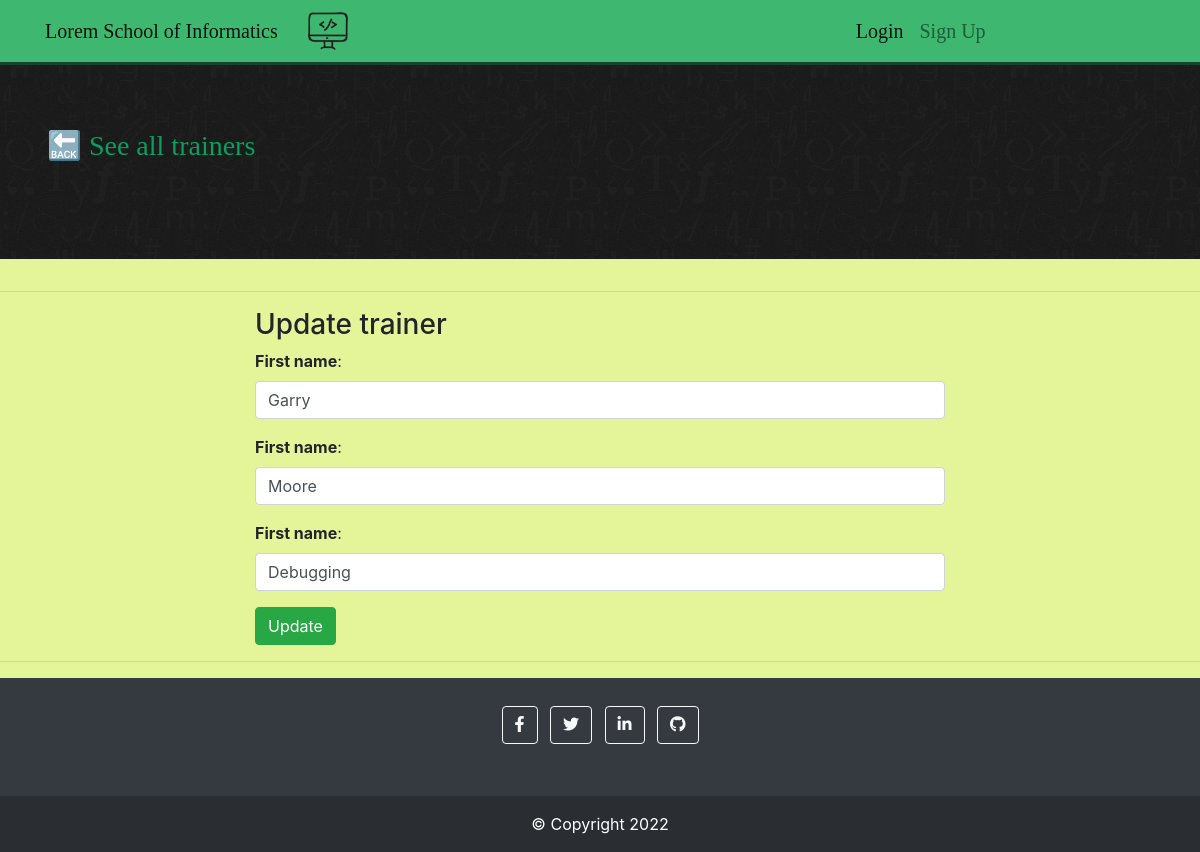
Screenshot of /trainer/update/16 with the database file from the repository.
### trainerapp/models.py (models this page shows)
class Trainer(models.Model):
    firstname = models.CharField(max_length=45)
    lastname = models.CharField(max_length=45)
    subject = models.CharField(max_length=45)

### trainerapp/views.py (the view, shortened to what this page needs)
# urls.py: path('update/<int:id>', views.update, name='update'),
def update(request, id):
    trainerToUpdate = Trainer.objects.get(id=id)
    context = {"trainer" : trainerToUpdate}
    return render(request, 'trainerapp/update.html', context)

### trainerapp/templates/trainerapp/update.html (shortened to what this page needs)
{% extends 'trainerapp/base.html' %}
{% block content1 %}
    <a href="/trainer/read/"><h3> &#128281; See all trainers</h3></a>
{% endblock %}
{% block content %}
    <form method='POST'>
        <div class="container">
            <h3>Update trainer</h3>
            <div class="form-group">
                <label for="update_firstname"><strong>First name</strong>:</label>
                <input type="text" class="form-control" name="update_firstname" id="update_firstname" value={{trainer.firstname}}>
            </div>
            <div class="form-group">
                <label for="update_lastname"><strong>First name</strong>:</label>
                <input type="text" class="form-control" name="update_lastname" id="update_lastname" value={{trainer.lastname}}>
            </div>
            <div class="form-group">
                <label for="update_subject"><strong>First name</strong>:</label>
                <input type="text" class="form-control" name="update_subject" id="update_subject" value={{trainer.subject}}>
            </div>
        <button type='submit' class="btn btn-success">Update</button>
        </div>
    </form>
{% endblock %}

### trainerapp/static/trainerapp/css/main.css (style rules this page uses)
body { background-color: rgb(228, 245, 153); }
a { color: black; padding-right: 0.7em; font-family: Verdana; font-size: 14px; }
#jumbo a { text-decoration: none; color: rgb(7, 160, 96); }

### rows the page displays
Trainer: update_firstname "Garry", update_lastname "Moore", update_subject "Debugging"
